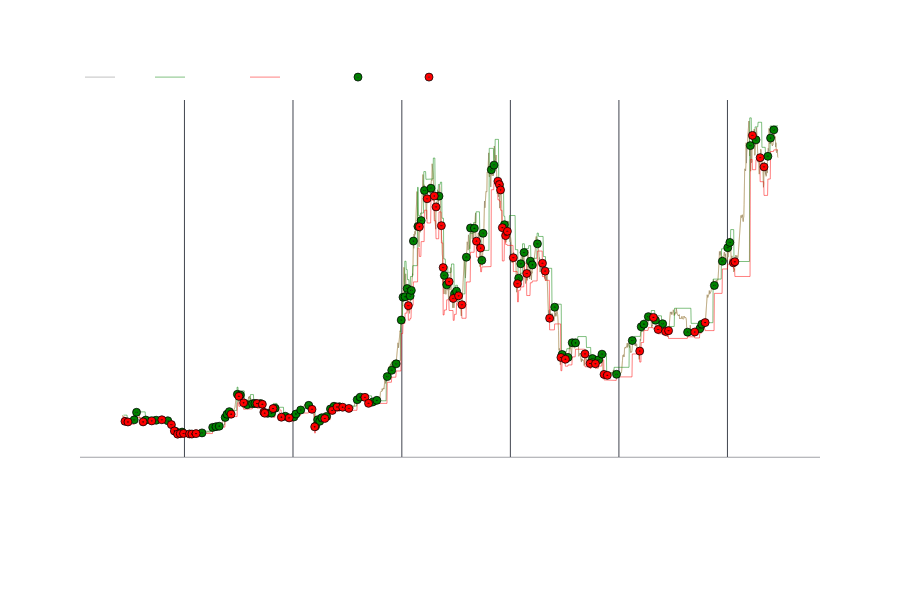

The notebook cell saved with this chart:
### Code cell
indicators = [
     {'col': 'price','name': 'Price','color': 'gray','row': 0,},
     {'col': 'last_max','name': 'last_max','color': 'green','row': 0,},
     {'col': 'last_min','name': 'last_min','color': 'red','row': 0,},
        ]

events = [
        {'df':df,
         'col':'buy',
         'name': 'BUY',
         'color': 'green',
         'symbol': 'circle-dot' #https://plotly.com/python/reference/scatter/#scatter-marker-symbol
        },
        {'df':df,
         'col':'sell',
         'name': 'SELL',
         'color': 'red',
         'symbol': 'circle-dot' #https://plotly.com/python/reference/scatter/#scatter-marker-symbol
        },
     ]




fig = fn.ohlc_chart(df,indicators=indicators,events=events) #
fig.show()

### Figure 1 — Plotly figure (JSON) as saved in the notebook; plotly's stock layout.template omitted (floating-point values rounded to 4 significant figures; data arrays with more than 128 entries replaced by an {"elided": "..."} marker saying what was removed)
{"data": [{"line": {"width": 0.5}, "marker": {"color": "#f8b935"}, "mode": "lines", "name": "Price", "showlegend": false, "type": "scatter", "x": {"elided": "2207 str values"}, "xaxis": "x", "y": {"elided": "2207 float values"}, "yaxis": "y"}, {"line": {"width": 0.5}, "marker": {"color": "gray"}, "mode": "lines", "name": "Price", "type": "scatter", "x": {"elided": "2207 str values"}, "xaxis": "x", "y": {"elided": "2207 float values"}, "yaxis": "y"}, {"line": {"width": 0.5}, "marker": {"color": "green"}, "mode": "lines", "name": "max_trend", "type": "scatter", "x": {"elided": "2207 str values"}, "xaxis": "x", "y": {"elided": "2207 float values"}, "yaxis": "y"}, {"line": {"width": 0.5}, "marker": {"color": "red"}, "mode": "lines", "name": "min_trend", "type": "scatter", "x": {"elided": "2207 str values"}, "xaxis": "x", "y": {"elided": "2207 float values"}, "yaxis": "y"}, {"marker": {"color": "green", "line": {"color": "black", "width": 0.75}, "size": 8, "symbol": "circle-dot"}, "mode": "markers", "name": "BUY", "type": "scatter", "x": {"elided": "2207 str values"}, "xaxis": "x", "y": {"elided": "2207 float values"}, "yaxis": "y"}, {"marker": {"color": "red", "line": {"color": "black", "width": 0.75}, "size": 8, "symbol": "circle-dot"}, "mode": "markers", "name": "SELL", "type": "scatter", "x": {"elided": "2207 str values"}, "xaxis": "x", "y": {"elided": "2207 float values"}, "yaxis": "y"}], "layout": {"font": {"color": "#ffffff", "family": "Helvetica"}, "height": 600, "legend": {"orientation": "h", "x": 0, "xanchor": "left", "y": 1.02, "yanchor": "bottom"}, "modebar": {"bgcolor": "rgba(0,0,0,0)"}, "paper_bgcolor": "rgba(0,0,0,0)", "plot_bgcolor": "rgba(0,0,0,0)", "xaxis": {"anchor": "y", "domain": [0, 1], "gridcolor": "#40444e", "linecolor": "#40444e", "linewidth": 0.5, "matches": "x2", "rangeslider": {"visible": false}, "showline": true, "showticklabels": false}, "xaxis2": {"anchor": "y2", "domain": [0, 1], "gridcolor": "#40444e", "linecolor": "#40444e", "linewidth": 0.5, "showline": true}, "yaxis": {"anchor": "x", "domain": [0.15, 1], "gridcolor": "rgba(0,0,0,0)", "linecolor": "#40444e", "linewidth": 0.5, "showline": false, "showticklabels": true, "title": {"text": "Precio"}, "zeroline": false}, "yaxis2": {"anchor": "x2", "domain": [0, 0.425], "gridcolor": "rgba(0,0,0,0)", "linecolor": "#40444e", "linewidth": 0.5, "showline": false, "zeroline": false}}}
